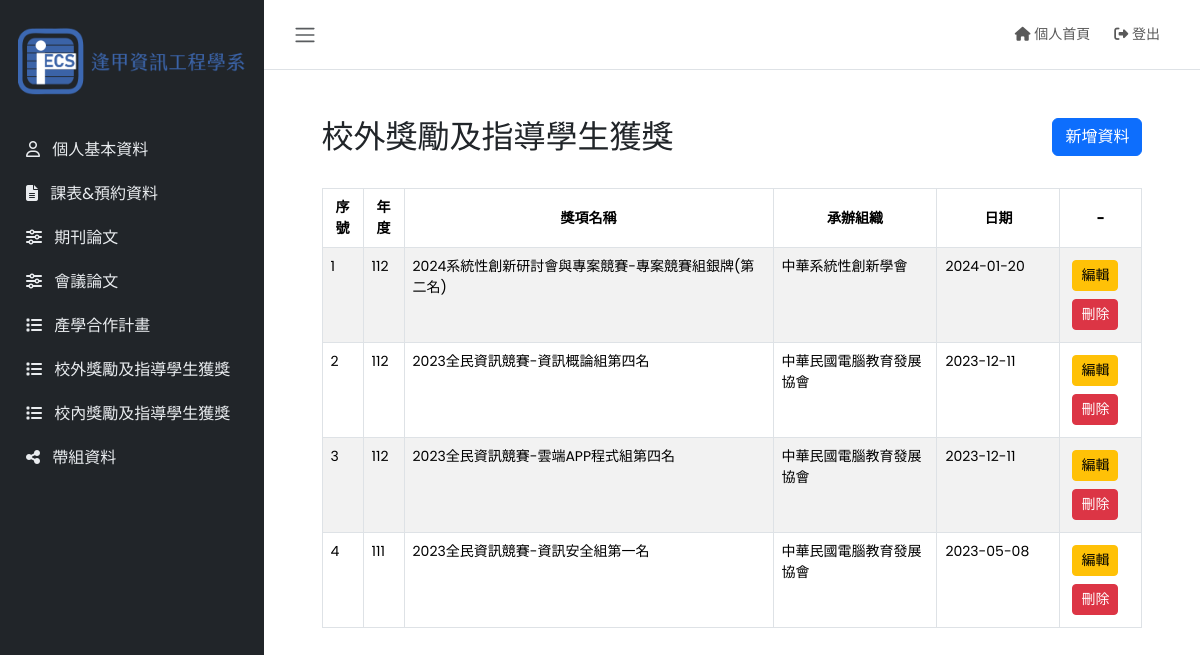
The app's page /admin/outaward.php (signed in) with its own data.
### tables this page shows
CREATE TABLE `outaward` (
  `id` int NOT NULL AUTO_INCREMENT,
  `年度` varchar(3) NOT NULL,
  `獎項名稱` varchar(200) NOT NULL,
  `承辦組織` varchar(200) NOT NULL,
  `日期` varchar(11) NOT NULL,
  `教授編號` varchar(8) NOT NULL,
  `補充說明` varchar(200) DEFAULT NULL,
  PRIMARY KEY (`id`,`獎項名稱`)
);

### admin/outaward.php (the view)
<?php require_once "includes/header.php" ?>
<?php require_once "includes/sidebar.php" ?>
<main class="content">
    <div class="container-fluid">
        <div class="mycontainer">
            <header class="d-flex justify-content-between mt-5">
                <h2>校外獎勵及指導學生獲獎</h2>
                <div>
                    <a href="./outaward/create.php" class="btn btn-primary">新增資料</a>
                </div>
            </header>
            <table class="table table-bordered table-hover table-striped">
                <thead>
                    <tr>
                        <th width="5%">序號</th>
                        <th width="5%">年度</th>
                        <th>獎項名稱</th>
                        <th width="20%">承辦組織</th>
                        <th width="15%">日期</th>
                        <th width="10%">-</th>
                    </tr>
                </thead>
                <tbody>
                <?php
                $sqlSelect = mysqli_query($conn, "SELECT * FROM outaward order by 日期 desc");
                $numrow = mysqli_num_rows($sqlSelect);
                if($numrow != 0){
                    $serial = 1;
                    while($data = mysqli_fetch_array($sqlSelect)){
                        ?>
                        <tr>
                            <td><?php echo $serial; ?></td>
                            <td><?php echo $data['年度']; ?></td>
                            <td><?php echo $data['獎項名稱']; ?></td>
                            <td><?php echo $data['承辦組織']; ?></td>
                            <td><?php echo $data['日期']; ?></td>
                            <td class="justify-content-center">
                                <a class="btn btn-warning btn-sm m-1" href="outaward/edit.php?id=<?php echo $data['id']; ?>">編輯</a>
                                <a class="btn btn-danger btn-sm m-1" href="outaward/delete.php?id=<?php echo $data['id']; ?>">刪除</a>
                            </td>
                        </tr>
                        <?php
                        $serial++;
                    }
                } else {
                    echo "<tr class='text-center'><td colspan='12'>目前無任何紀錄</td></tr>";
                }
                ?>
                </tbody>
            </table>
        </div>
    </div>
</main>
<?php require_once "includes/jslink.php" ?>

### css/admin.css (style rules this page uses)
body { font-family: 'Poppins', sans-serif; font-size: 0.875rem; opacity: 1; overflow: auto; margin: 0; }
a { cursor: pointer; text-decoration: none; font-family: 'Poppins', sans-serif; }
.content { flex: 1; max-width: 100vw; width: 100vw; }
@media (min-width:768px) { .content { max-width: auto; width: auto; } }
.mycontainer { width: 90%; margin: 1.5rem auto; }
.mycontainer table { margin: 1.5rem auto; }
table th { vertical-align:middle; text-align: center; }

### records on screen
outaward: 年度 "112", 獎項名稱 "2024系統性創新研討會與專案競賽-專案競賽組銀牌(第二名)", 承辦組織 "中華系統性創新學會", 日期 "2024-01-20"
outaward: 年度 "112", 獎項名稱 "2023全民資訊競賽-資訊概論組第四名", 承辦組織 "中華民國電腦教育發展協會", 日期 "2023-12-11"
outaward: 年度 "112", 獎項名稱 "2023全民資訊競賽-雲端APP程式組第四名", 承辦組織 "中華民國電腦教育發展協會", 日期 "2023-12-11"
outaward: 年度 "111", 獎項名稱 "2023全民資訊競賽-資訊安全組第一名", 承辦組織 "中華民國電腦教育發展協會", 日期 "2023-05-08"
